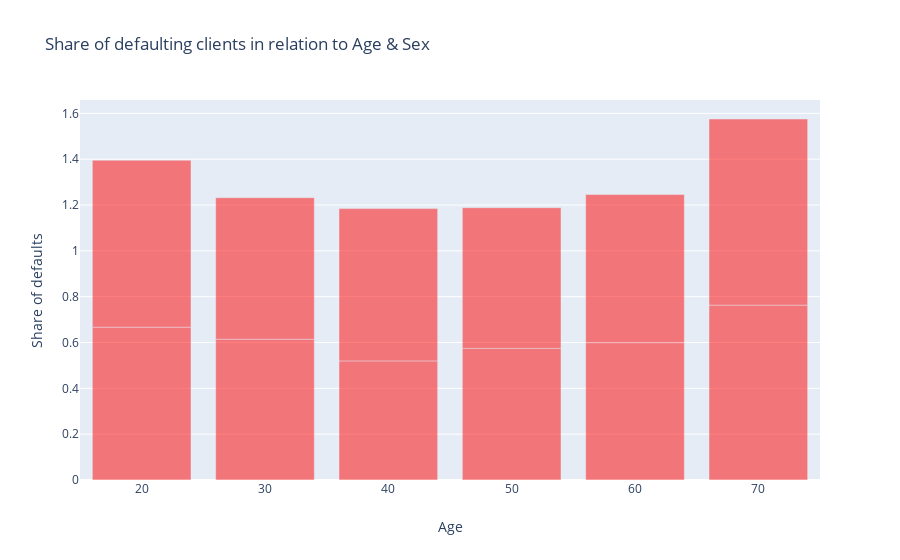

Write notebook code for a chart like this one.
### Markdown cell above
## Outputing data for further modeling

### Code cell
df_age_groups=df_grouped.groupby(["age_dec","sex"])[key_KPIs].mean().reset_index()


trace0=go.Bar(
              x=df_age_groups[df_age_groups.sex=="Mezczyzna"].age_dec, 
              y=df_age_groups[df_age_groups.sex=="Mezczyzna"].is_default,
             marker=dict(
            color="blue",
            opacity=0.5
            ))
trace1=go.Bar(
              x=df_age_groups[df_age_groups.sex!="Mezczyzna"].age_dec, 
              y=df_age_groups[df_age_groups.sex!="Mezczyzna"].is_default,
               marker=dict(
            color="red",
            opacity=0.5
            ))




data=[trace0,trace1]
figure=go.Figure(
    data=data,
    layout=go.Layout(
    
        barmode="group",
        title="Share of defaulting clients in relation to Age & Sex",
        yaxis=dict(title="Share of defaults"),
        xaxis=dict(title="Age")

    
    ))
iplot(figure)

### Figure 1 — Plotly figure (JSON) as saved in the notebook; plotly's stock layout.template omitted (floating-point values rounded to 4 significant figures)
{"data": [{"marker": {"color": "blue", "opacity": 0.5}, "name": "Mężczyźni", "type": "bar", "x": [], "y": []}, {"marker": {"color": "red", "opacity": 0.5}, "name": "Kobiety", "type": "bar", "x": [20, 20, 30, 30, 40, 40, 50, 50, 60, 60, 70, 70], "y": [0.6667, 0.7289, 0.6142, 0.6178, 0.5196, 0.6647, 0.5742, 0.6141, 0.5993, 0.6463, 0.7629, 0.8125]}], "layout": {"barmode": "group", "title": {"text": "Share of defaulting clients in relation to Age & Sex"}, "xaxis": {"title": {"text": "Age"}}, "yaxis": {"title": {"text": "Share of defaults"}}}}
